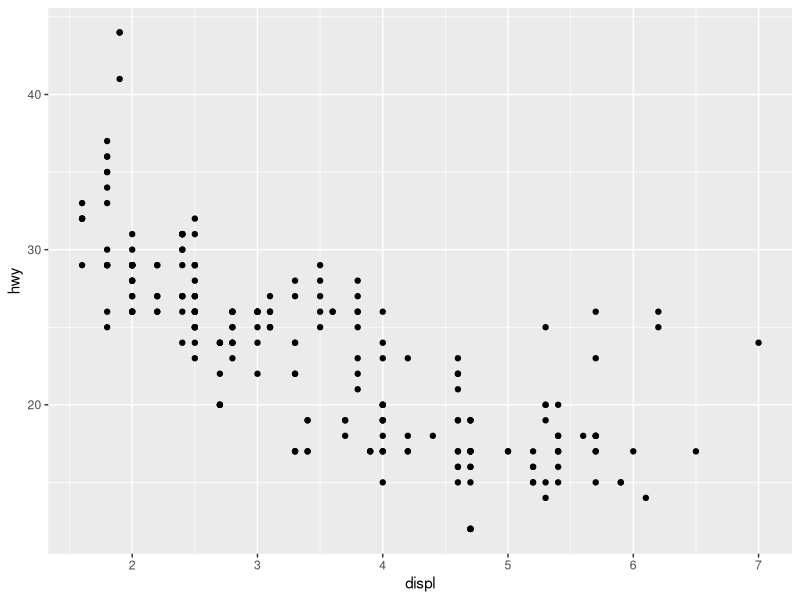
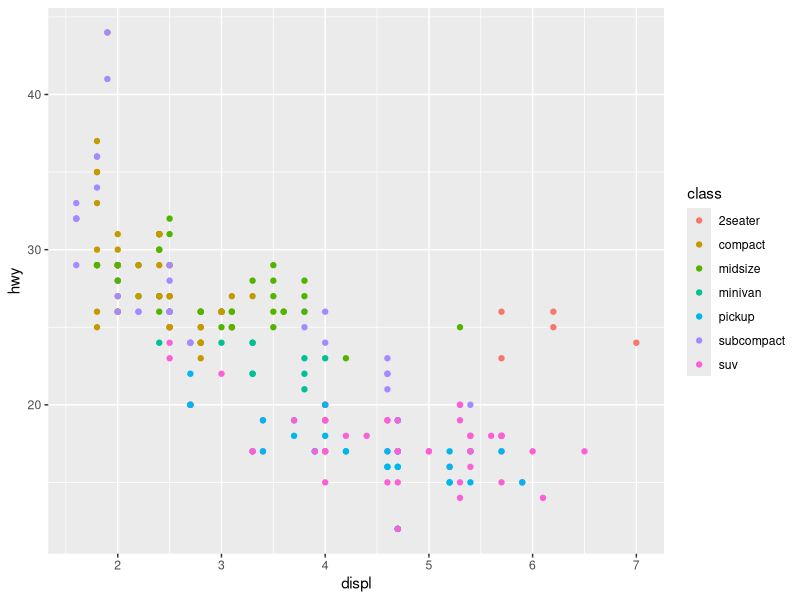
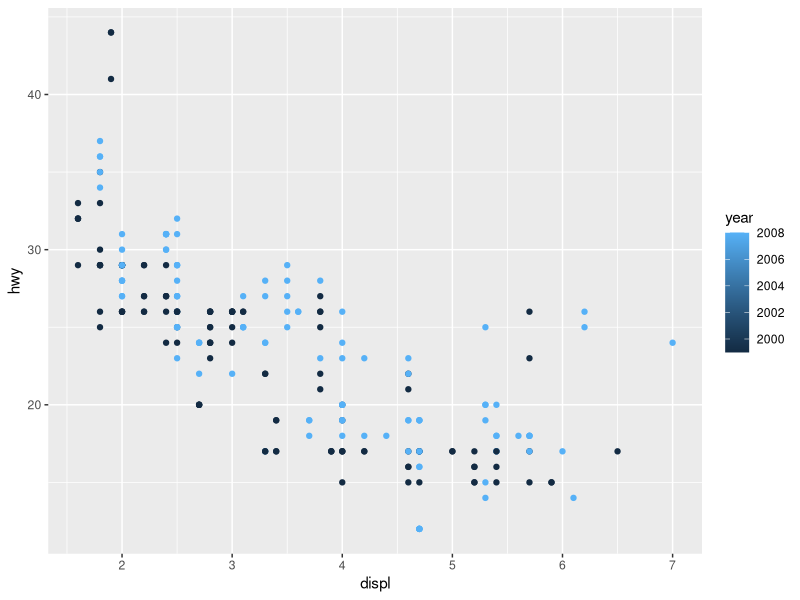
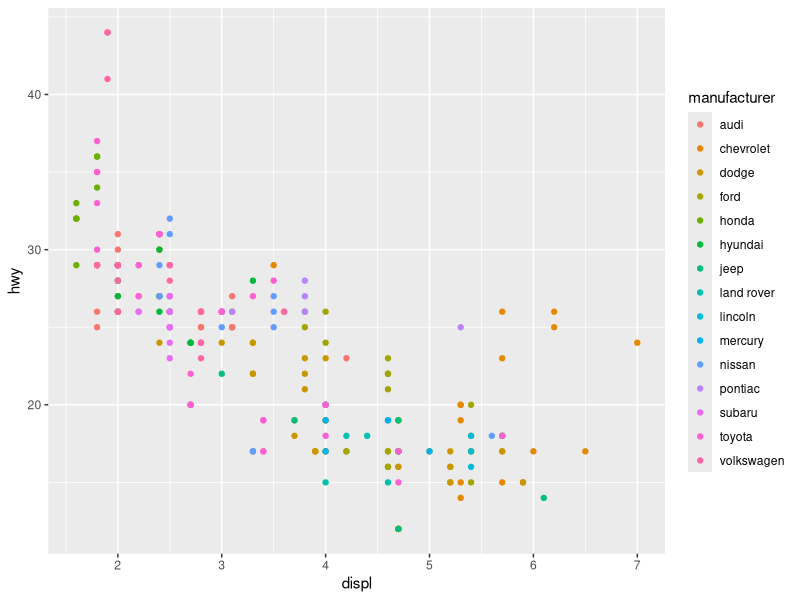
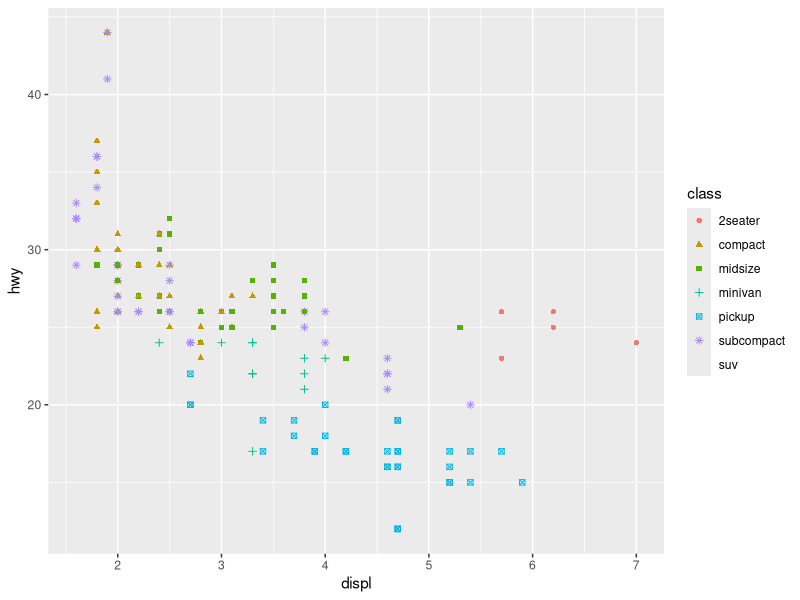
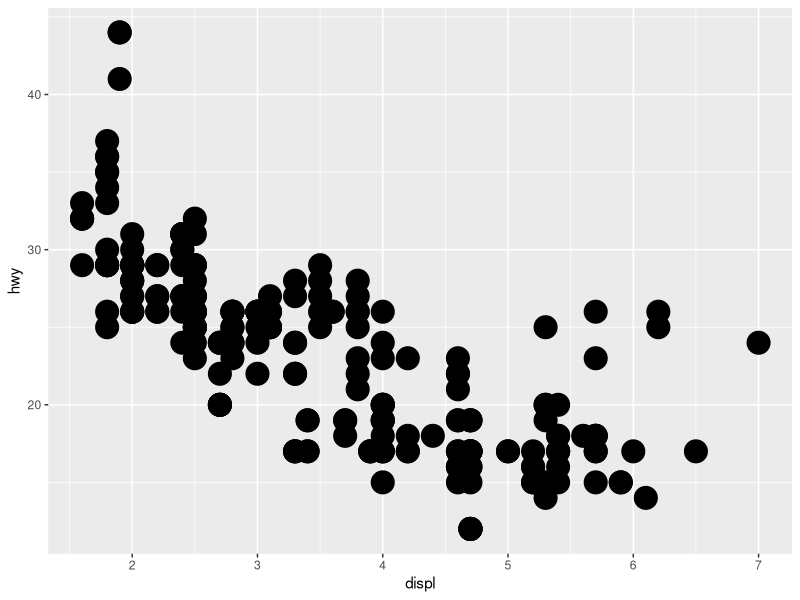

Recreate these plots in R, in order. (Note: this script raises an error after producing the figures.)
## ---- chunk 1
library(tidyverse)
## ---- chunk 2
mpg
ggplot(data = mpg) + 
  geom_point(mapping = aes(x = displ, y = hwy))

ggplot(data = mpg) + 
  geom_point(mapping = aes(x = displ, y = hwy, color = class))
## ---- chunk 3
ggplot(data = mpg) + 
  geom_point(mapping = aes(x = displ, y = hwy, color = year))

ggplot(data = mpg) + 
  geom_point(mapping = aes(x = displ, y = hwy, color = manufacturer))
## ---- chunk 4
ggplot(data = mpg) + 
  geom_point(mapping = aes(x = displ, y = hwy, color = class,shape = class))
## ---- chunk 5
ggplot(data = mpg) + 
  geom_point(mapping = aes(x = displ, y = hwy,  stroke = 5))
## ---- chunk 6
ggplot(data = mpg) + 
  geom_point(mapping = aes(colour = displ < 5))
## ---- chunk 7
ggplot(data = mpg) + 
  geom_point(mapping = aes(x = displ, y = hwy)) + 
  facet_wrap(~ class, nrow = 2)
## ---- chunk 8
ggplot(data = mpg) + 
  geom_point(mapping = aes(x = displ, y = hwy)) + 
  facet_wrap(~ hwy, nrow = 2)
## ---- chunk 9
ggplot(data = mpg) + 
  geom_point(mapping = aes(x = drv, y = cyl))
## ---- chunk 10
ggplot(data = mpg) + 
  geom_point(mapping = aes(x = displ, y = hwy)) +
  facet_grid(drv ~ .)

ggplot(data = mpg) + 
  geom_point(mapping = aes(x = displ, y = hwy)) +
  facet_grid(. ~ cyl)
## ---- chunk 11
ggplot(data = mpg) + 
  geom_point(mapping = aes(x = displ, y = hwy)) + 
  facet_wrap(~ class, nrow = 2)
## ---- chunk 12
geom_line()
geom_boxplot()
geom_histogram()
geom_area()
## ---- chunk 13
ggplot(data = mpg, mapping = aes(x = displ, y = hwy, color = drv)) + 
  geom_point() + 
  geom_smooth(se = FALSE)
## ---- chunk 14
ggplot(data = mpg, mapping = aes(x = displ, y = hwy)) + 
  geom_point() + 
  geom_smooth()

ggplot() + 
  geom_point(data = mpg, mapping = aes(x = displ, y = hwy)) + 
  geom_smooth(data = mpg, mapping = aes(x = displ, y = hwy))
## ---- chunk 15
ggplot(data = mpg, mapping = aes(x = displ, y = hwy)) + 
  geom_point() + 
  geom_smooth(se=FALSE)

ggplot(data = mpg, mapping = aes(x = displ, y = hwy)) + 
  geom_point() + 
  geom_smooth(mapping = aes(x=displ,y=hwy,group=drv,),se=FALSE)

ggplot(data = mpg, mapping = aes(x = displ, y = hwy,color=drv)) + 
  geom_point() + 
  geom_smooth(mapping = aes(x=displ,y=hwy,group=drv,),se=FALSE)
## ---- chunk 16
ggplot(data = diamonds) + 
  geom_bar(mapping = aes(x = cut))
## ---- chunk 17
demo <- tribble(
  ~cut,         ~freq,
  "Fair",       1610,
  "Good",       4906,
  "Very Good",  12082,
  "Premium",    13791,
  "Ideal",      21551
)

ggplot(data = demo) +
  geom_bar(mapping = aes(x = cut, y = freq), stat = "identity")
## ---- chunk 18
ggplot(data = diamonds) + 
  geom_bar(mapping = aes(x = cut, y = ..prop.., group = 1))
## ---- chunk 19
ggplot(data = diamonds) + 
  stat_summary(
    mapping = aes(x = cut, y = depth),
    fun.ymin = min,
    fun.ymax = max,
    fun.y = median
  )
## ---- chunk 20
ggplot(data = diamonds) + 
  geom_pointrange(
    mapping = aes(x = cut, y = depth),
    stat='summary',
    fun.ymin = min,
    fun.ymax = max,
    fun.y = median
    )
#fun is a function
## ---- chunk 21
ggplot(data = diamonds) + 
  geom_bar(mapping = aes(x = cut))

ggplot(data = diamonds) + 
  geom_col(mapping = aes(x = cut, y = 1))
## ---- chunk 22
ggplot(data = diamonds) + 
  geom_bar(mapping = aes(x = cut, y = ..prop..))
ggplot(data = diamonds) + 
  geom_bar(mapping = aes(x = cut, fill = color, y = ..prop..))
## ---- chunk 23
ggplot(data = diamonds) + 
  geom_bar(mapping = aes(x = cut, colour = cut))
ggplot(data = diamonds) + 
  geom_bar(mapping = aes(x = cut, fill = cut))
ggplot(data = diamonds) + 
  geom_bar(alpha=.2,mapping = aes(x = cut, fill = clarity))
## ---- chunk 24
ggplot(data = diamonds) + 
  geom_bar(mapping = aes(x = cut, fill = clarity), position = "dodge")
## ---- chunk 25
ggplot(data = mpg, mapping = aes(x = cty, y = hwy)) + 
  geom_point(position = "jitter")
## ---- chunk 26
ggplot(data = mpg, mapping = aes(x = cty, y = hwy)) + 
  geom_count()
ggplot(data = mpg, mapping = aes(x = cty, y = hwy)) + 
  geom_jitter()
## ---- chunk 27
ggplot(data = mpg,mapping = aes(x = displ, y = hwy, color = class)) + 
  geom_boxplot()
## ---- chunk 28
ggplot(data = mpg, mapping = aes(x = class, y = hwy)) + 
  geom_boxplot()
ggplot(data = mpg, mapping = aes(x = class, y = hwy)) + 
  geom_boxplot() +
  coord_flip()
## ---- chunk 29
bar <- ggplot(data = diamonds) + 
  geom_bar(
    mapping = aes(x = cut, fill = cut), 
    show.legend = FALSE,
    width = 1
  ) + 
  theme(aspect.ratio = 1) +
  labs(x = NULL, y = NULL)

bar + coord_flip()
bar + coord_polar()
## ---- chunk 30
bar<-ggplot(data = diamonds) + 
  geom_bar(mapping = aes(x = cut, fill = clarity))

bar+coord_polar()
## ---- chunk 31
ggplot(data = mpg, mapping = aes(x = cty, y = hwy)) +
  geom_point() + 
  geom_abline() +
  coord_fixed()
